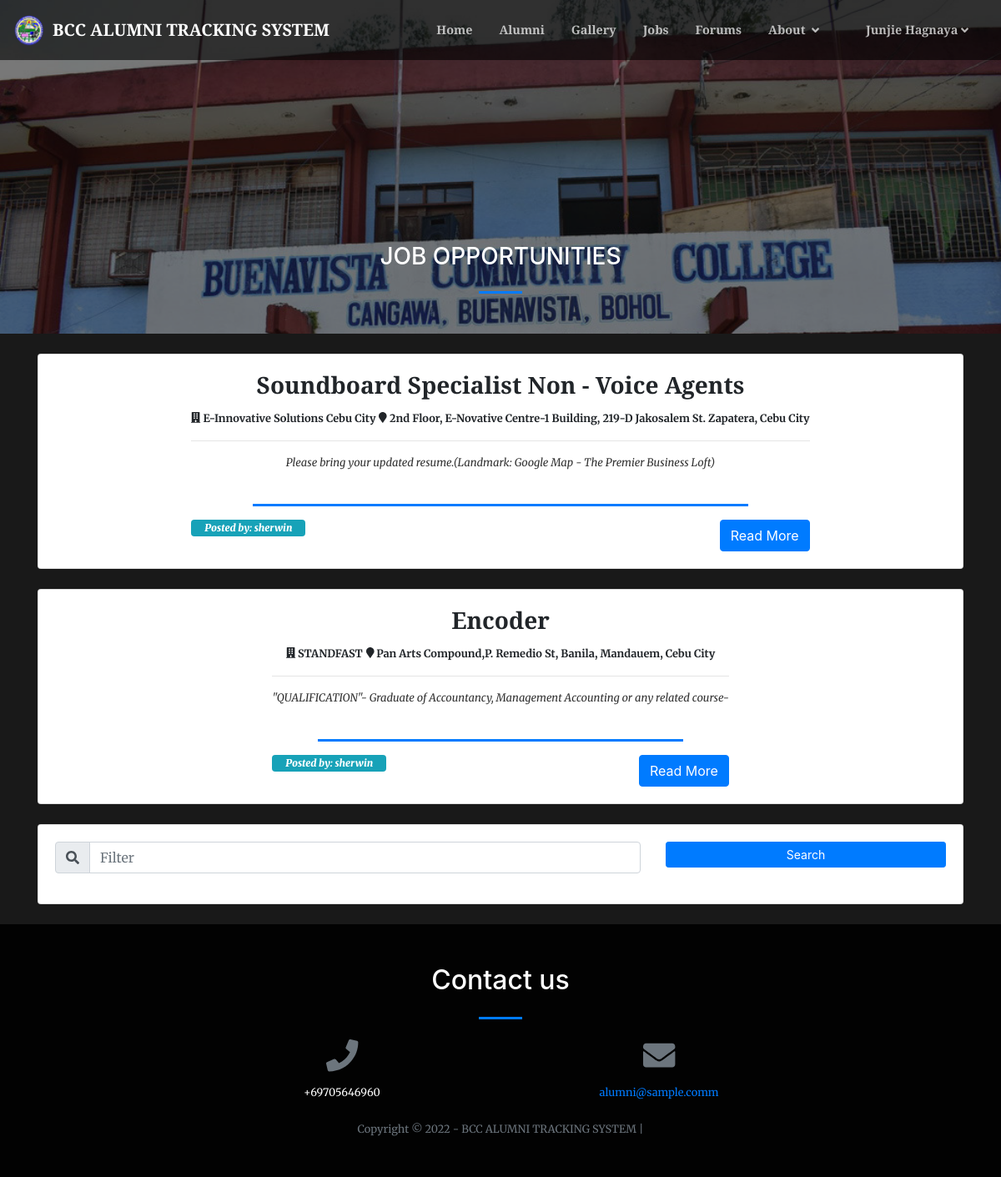
Screenshot of /index.php?page=careers (signed in) with the database file from the repository.
### tables this page shows
CREATE TABLE `careers` (
  `id` int(30) NOT NULL,
  `company` varchar(250) NOT NULL,
  `location` text NOT NULL,
  `job_title` text NOT NULL,
  `description` text NOT NULL,
  `user_id` int(30) NOT NULL,
  `date_created` datetime NOT NULL DEFAULT (CURRENT_DATE)
);

CREATE TABLE `users` (
  `id` int(30) NOT NULL,
  `name` text NOT NULL,
  `username` varchar(200) NOT NULL,
  `password` text NOT NULL,
  `type` tinyint(1) NOT NULL DEFAULT 3 COMMENT '1=Admin,2=Alumni officer, 3= alumnus',
  `auto_generated_pass` text NOT NULL,
  `alumnus_id` int(30) NOT NULL
);

### careers.php (the view, shortened to what this page needs)
<?php
include 'admin/db_connect.php';
?>
<header class="masthead">
    <div class="container-fluid h-100">
        <div class="row h-100 align-items-center justify-content-center text-center">
            <div class="col-lg-8 align-self-end mb-4 page-title">
                <h3 class="text-white">JOB OPPORTUNITIES</h3>
                <hr class="divider my-4" />
            </div>
        </div>
    </div>
</header>
<div class="container mt-3 pt-2">
   <?php
    $event = $conn->query("SELECT c.*,u.name from careers c inner join users u on u.id = c.user_id order by id desc");
    while($row = $event->fetch_assoc()):
        $trans = get_html_translation_table(HTML_ENTITIES,ENT_QUOTES);
        unset($trans["\""], $trans["<"], $trans[">"], $trans["<h2"]);
        $desc = strtr(html_entity_decode($row['description']),$trans);
        $desc=str_replace(array("<li>","</li>"), array("",","), $desc);
    ?>
    <div class="card job-list" data-id="<?php echo $row['id'] ?>">
        <div class="card-body">
            <div class="row  align-items-center justify-content-center text-center h-100">
                <div class="">
                    <h3><b class="filter-txt"><?php echo ucwords($row['job_title']) ?></b></h3>
                    <div>
                    <span class="filter-txt"><small><b><i class="fa fa-building"></i> <?php echo ucwords($row['company']) ?></b></small></span>
                    <span class="filter-txt"><small><b><i class="fa fa-map-marker"></i> <?php echo ucwords($row['location']) ?></b></small></span>
                    </div>
                    <hr>
                    <larger class="truncate filter-txt"><?php echo strip_tags($desc) ?></larger>
                    <br>
                    <hr class="divider"  style="max-width: calc(80%)">
                    <span class="badge badge-info float-left px-3 pt-1 pb-1">
                        <b><i>Posted by: <?php echo $row['name'] ?></i></b>
                    </span>
                    <button class="btn btn-primary float-right read_more" data-id="<?php echo $row['id'] ?>">Read More</button>
                </div>
            </div>
        </div>
    </div>
    <br>
    <?php endwhile; ?>
    <div class="card mb-4">
        <div class="card-body">
            <div class="row">
                <div class="col-md-8">
                    <div class="input-group mb-3">
                      <div class="input-group-prepend">
                        <span class="input-group-text" id="filter-field"><i class="fa fa-search"></i></span>
                      </div>
                      <input type="text" class="form-control" placeholder="Filter" id="filter" aria-label="Filter" aria-describedby="filter-field">
                    </div>
                </div>
                <div class="col-md-4">
                    <button class="btn btn-primary btn-block btn-sm" id="search">Search</button>
                </div>
            </div>
        </div>
    </div>
</div>

### careers.php (style rules this page uses)
header.masthead,header.masthead:before { min-height: 50vh !important; height: 50vh !important }
.masthead { min-height: 23vh !important; height: 23vh !important; }
.masthead:before { min-height: 23vh !important; height: 23vh !important; }

### rows the page displays
careers: job_title "Soundboard Specialist Non - Voice Agents", company "E-Innovative Solutions Cebu City", location "2nd Floor, E-Novative Centre-1 Building, 219-D Jakosalem St. Zapatera, Cebu City", description "Please bring your updated resume.(Landmark: Google Map - The Premier Business Loft)", user.name "sherwin"
careers: job_title "Encoder", company "STANDFAST", location "Pan Arts Compound,P. Remedio St, Banila, Mandauem, Cebu City", description "\"QUALIFICATION\"- Graduate of Accountancy, Management Accounting or any related course-", user.name "sherwin"

### other values shown
$_SESSION['system']['name'] "BCC ALUMNI TRACKING SYSTEM"
$_SESSION['login_name'] "Junjie Hagnaya"
$_SESSION['system']['contact'] "+69705646960"
$_SESSION['system']['email'] "alumni@sample.comm"
